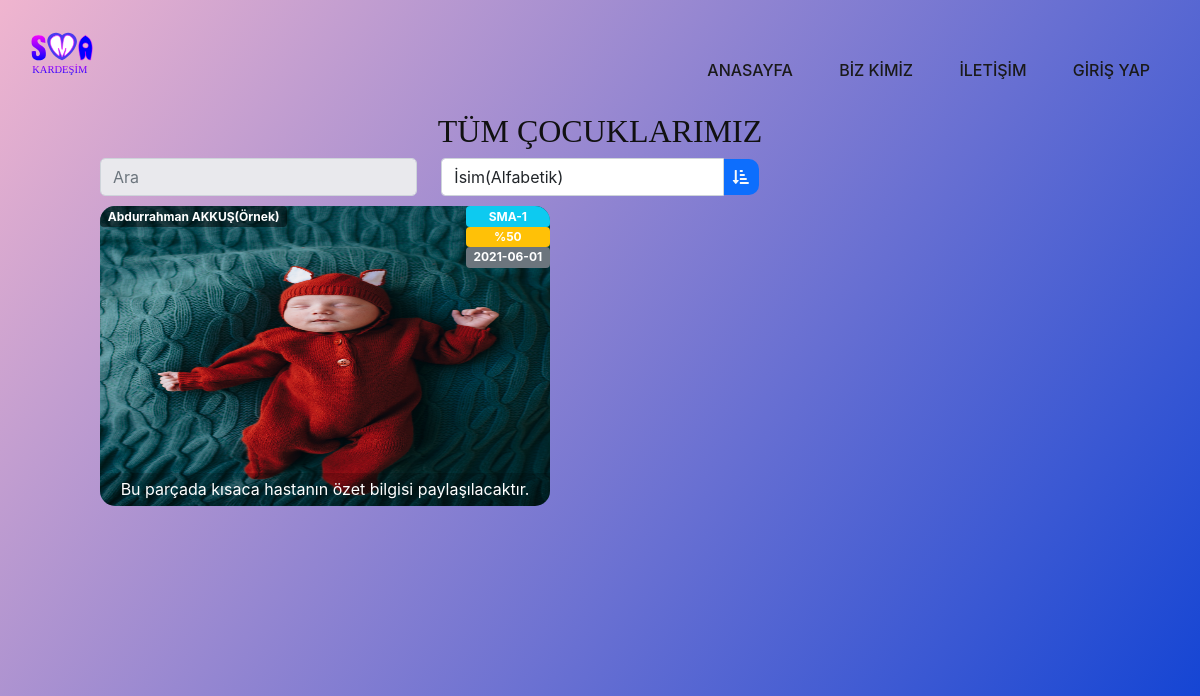
/cocuklarimiz.php, run on an earlier commit of the app's database.
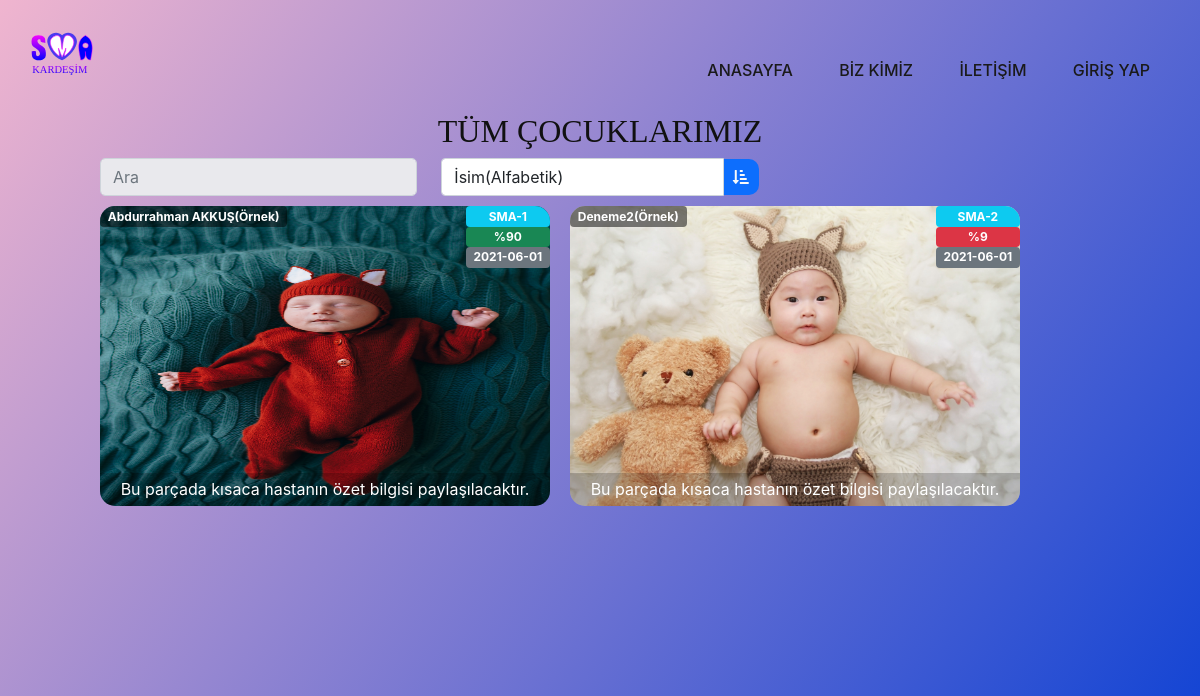
And on a later commit of the database.
### tables this page shows
CREATE TABLE `cocuk` (
  `id` int NOT NULL AUTO_INCREMENT,
  `ad` varchar(255) DEFAULT NULL,
  `yetkili_adi` varchar(255) DEFAULT NULL,
  `iletisim` varchar(100) DEFAULT NULL,
  `sma_tip` char(5) DEFAULT NULL,
  `valilik_izin_baslangic` date DEFAULT NULL,
  `valilik_izin_bitis` date DEFAULT NULL,
  `toplanacak` bigint DEFAULT NULL,
  `toplanan` bigint DEFAULT NULL,
  `yuzde` tinyint DEFAULT NULL,
  `birim` char(3) DEFAULT NULL,
  `guncelleme_ani` timestamp NULL DEFAULT NULL,
  `kisa_aciklama` mediumtext,
  `aciklama` text,
  `valilik_izni_url` text,
  `hastalik_raporu_url` text,
  `kardes_sayisi` int DEFAULT NULL,
  `resim_url` text,
  `tamamlandi_mi` tinyint DEFAULT NULL,
  PRIMARY KEY (`id`)
);

### cocuklarimiz.php (the view, shortened to what this page needs)
 <?php
include 'util/connect.php';
$param        = isset($_GET['orderBy']) ? $_GET['orderBy'] : 'ad-ASC';
$orderBy      = strstr($param, '-', true);
$siralamaTipi = substr(strstr($param, '-'), 1);
$query        = "SELECT * FROM cocuk ORDER BY {$orderBy} {$siralamaTipi}";
$stmt         = $db->query($query);
$cocuklar     = $stmt->fetchAll(PDO::FETCH_ASSOC);
function yuzdeRozeti($value)
{
    if ((int) $value <= 30) {
        return "bg-danger";
    } elseif ((int) $value <= 60) {
        return "bg-warning";
    } else {
        return "bg-success";
    }
}
?>
<!DOCTYPE html>
<html style="font-size: 16px;">
   <head>
      <link rel="stylesheet" href="css/nicepage.css" media="screen">
      <link rel="stylesheet" href="css/cocuklarimiz.css" media="screen">
      <link rel="stylesheet" href="css/custom.css" media="screen">
      <link href="https://cdn.jsdelivr.net/npm/bootstrap@5.0.1/dist/css/bootstrap.min.css" rel="stylesheet">
      <link rel="stylesheet" href="https://cdnjs.cloudflare.com/ajax/libs/font-awesome/5.15.3/css/all.min.css" />
   </head>
   <body class="u-body">
      <main>
         <header class="u-clearfix u-header u-header" id="sec-2c14">
            <div class="u-clearfix u-sheet u-sheet-1">
               <a href="/" class="u-image u-logo u-image-1">
               <img src="images/smaKardesimLogo.svg" class="u-logo-image u-logo-image-1">
               </a>
               <nav class="u-menu u-menu-dropdown u-offcanvas u-menu-1">
                  <div class="u-custom-menu u-nav-container">
                     <ul class="u-nav u-spacing-2 u-unstyled u-nav-1">
                        <li class="u-nav-item"><a class="u-active-palette-1-base u-border-active-palette-1-base u-border-hover-palette-1-light-1 u-button-style u-hover-palette-1-light-1 u-nav-link u-text-active-white u-text-grey-90 u-text-hover-white" href="index.php" style="padding: 10px 20px;">Anasayfa</a>
                        </li>
                        <li class="u-nav-item"><a class="u-active-palette-1-base u-border-active-palette-1-base u-border-hover-palette-1-light-1 u-button-style u-hover-palette-1-light-1 u-nav-link u-text-active-white u-text-grey-90 u-text-hover-white" href="biz-kimiz.php" style="padding: 10px 20px;">BİZ KİMİZ</a>
                        </li>
                        <li class="u-nav-item"><a class="u-active-palette-1-base u-border-active-palette-1-base u-border-hover-palette-1-light-1 u-button-style u-hover-palette-1-light-1 u-nav-link u-text-active-white u-text-grey-90 u-text-hover-white" href="iletisim.php" style="padding: 10px 20px;">İLETİŞİM</a>
                        </li>
                        <li class="u-nav-item"><a class="u-active-palette-1-base u-border-active-palette-1-base u-border-hover-palette-1-light-1 u-button-style u-hover-palette-1-light-1 u-nav-link u-text-active-white u-text-grey-90 u-text-hover-white" style="padding: 10px 20px;">GİRİŞ YAP</a>
                        </li>
                     </ul>
                  </div>
               </nav>
            </div>
         </header>
         <div class="content home">
            <h3 class="baslik">TÜM ÇOCUKLARIMIZ</h3>
            <div class="arama row">
               <div class="col-lg-4"><input type="text" id="ara" class="form-control" placeholder="Ara" ></div>
               <div class="col-lg-4">
               <div class="input-group">
                  <select name="" class="form-control" id="siralama_secenekleri" style="z-index: 99;">
                     <option <?php if ($param=="ad-ASC") { echo "selected"; } ?> value="ad-ASC">İsim(Alfabetik)</option>
                  </select>
                  <i class="fas fa-sort-amount-down-alt bg-primary text-light sirala" disabled></i>
               </div>
               </div>
            </div>
            <div class="cocuklar">
               <?php foreach ($cocuklar as $cocuk): ?>
                  <?php if (file_exists($cocuk['resim_url'])): ?>
                  <a href="/smakardesim/cocugumuz.php?id=<?=$cocuk['id'] ?>" data-title="<?=$cocuk['ad'] ?>" class="cocuk-class">
                     <img src="<?=$cocuk['resim_url'] ?>" alt="<?=$cocuk['kisa_aciklama'] ?>" data-id="<?=$cocuk['id'] ?>" data-title="<?=$cocuk['ad'] ?>" width="450" height="300">
                     <span class="cocuk cocuk-ad badge"><?=$cocuk['ad'] ?></span>
                     <div class="cocuk-sma-tipi">
                        <span class="badge badge-pill bg-info"><?=$cocuk['sma_tip'] ?></span>
                        <span class="badge badge-pill <?php echo yuzdeRozeti($cocuk["yuzde"])?>">%<?=$cocuk['yuzde'] ?></span>
                        <span class="badge badge-pill bg-secondary"><?=$cocuk['valilik_izin_bitis'] ?></span>
                     </div>
                     <span class="cocuk cocuk-aciklama"><?=$cocuk['kisa_aciklama'] ?></span>
                  </a>
                  <?php endif; ?>
               <?php endforeach; ?>
            </div>
         </div>
         <footer class="u-align-left u-clearfix u-footer" id="sec-0463">
            <div class="u-clearfix u-sheet u-sheet-1"></div>
         </footer>
      </main>
   </body>
</html>

### css/cocuklarimiz.css (style rules this page uses)
* { box-sizing: border-box; font-family: -apple-system, BlinkMacSystemFont, "segoe ui", roboto, oxygen, ubuntu, cantarell, "fira sans", "droid sans", "helvetica neue", Arial, sans-serif; font-size: 16px; -webkit-font-smoothing: antialiased; -moz-osx-font-smoothing: grayscale; }
body { background-color: #FFFFFF; margin: 0; }
.content { width: 1000px; margin: 0 auto; }
.home .cocuklar { display: flex; flex-flow: wrap; }
.home .cocuklar a { display: block; text-decoration: none; position: relative; overflow: hidden; width: 450px; height: 300px; margin: 0 20px 20px 0; border-radius: 15px; }
.cocuk { display: flex !important; justify-content: center; text-align: center; position: absolute; color: #fff; }
.cocuk-ad { top: 0; background-color: rgba(0, 0, 0, 0.5); }
.cocuk-aciklama { bottom: 0; background-color: rgba(0, 0, 0, 0.2); width: 100%; padding: 4px; }
.cocuk-sma-tipi { flex-direction: column; display: flex; top: 0; right: 0; position: absolute; z-index: 999; }
.baslik { font-family: ubuntu; font-size: xx-large; text-align: center; padding: 10px; }
.arama { display: flex; padding-bottom: 10px; }
#ara { border-radius: 5px; background-color: #e9e9ed; }
.sirala { align-self: center; padding: 10px; border-radius: 0px 10px 10px 0px; margin-left: -5px; }

### css/custom.css (style rules this page uses)
main { background: linear-gradient(127deg, rgba(240, 181, 207, 1) 0%, rgba(11, 64, 212, 1) 100%); min-height: 100vh; }

What changed in the data, as far as the page shows it:
changed cocuk "Abdurrahman AKKUŞ(Örnek)": yuzde "50" → "90"
added cocuk: resim_url (picture), ad "Deneme2(Örnek)", sma_tip "SMA-2", yuzde "9", valilik_izin_bitis "2021-06-01", kisa_aciklama "Bu parçada kısaca hastanın özet bilgisi paylaşılacaktır."
